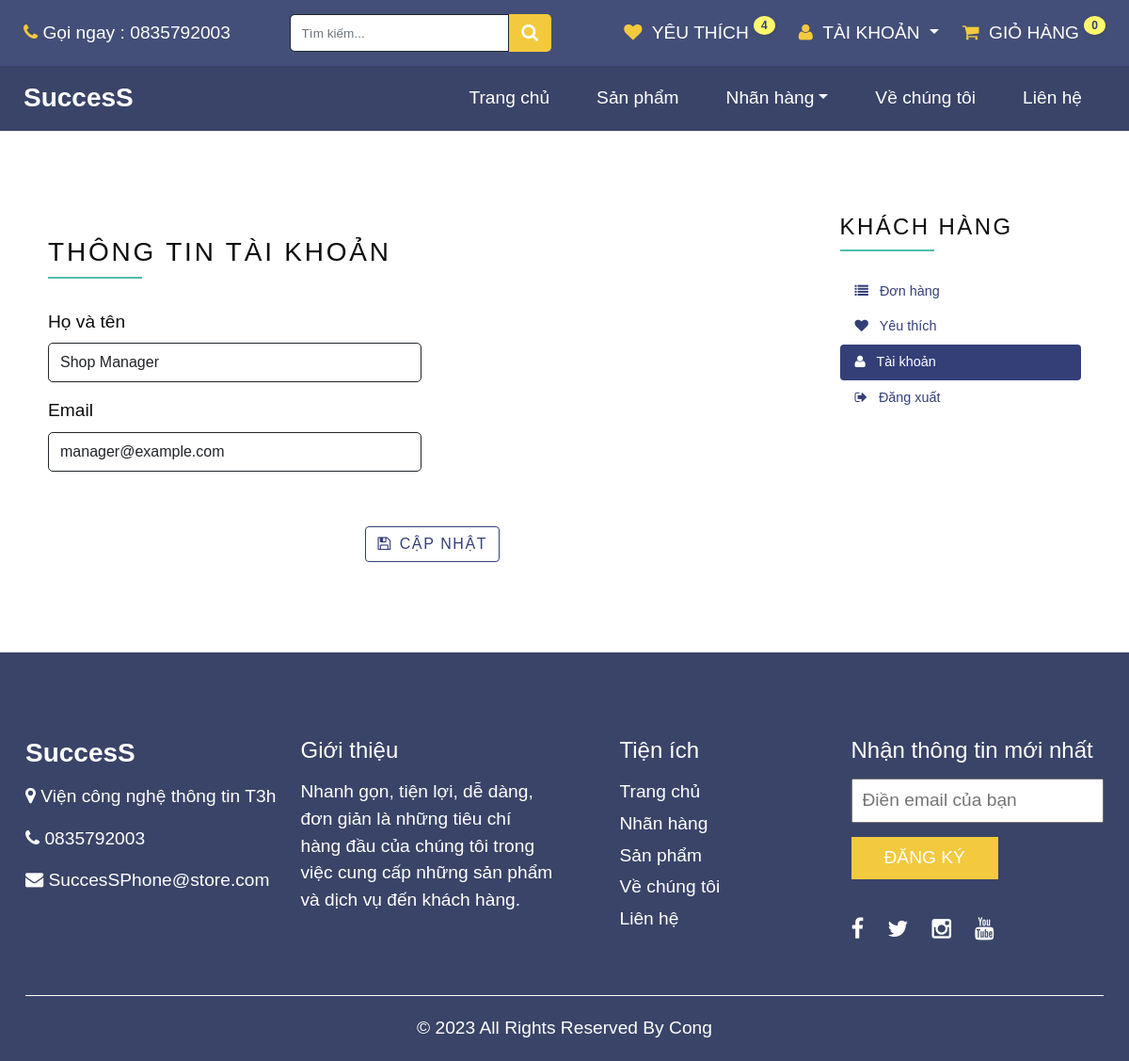
Screenshot of /accounts/profile/edit (signed in) with the database file from the repository.
### accounts/models.py (models this page shows, shortened)
class User(AbstractBaseUser):
    email = models.EmailField(max_length=100, unique=True)
    full_name = models.CharField(max_length=100)
    is_admin = models.BooleanField(default=False)
    is_active = models.BooleanField(default=True)
    likes = models.ManyToManyField(Product, blank=True, related_name='likes')
    is_manager = models.BooleanField(default=False)
    objects = UserManager()
    USERNAME_FIELD = 'email'
    REQUIRED_FIELDS = ['full_name']
    def get_likes_count(self):
        return self.likes.count()

### accounts/views.py (the view)
# urls.py: path('profile/edit', views.edit_profile, name='edit_profile'),
def edit_profile(request):
    form = EditProfileForm(request.POST, instance=request.user)
    if form.is_valid():
        form.save()
        messages.success(request, 'Your profile has been updated', 'success')
        return redirect('accounts:edit_profile')
    else:
        form = EditProfileForm(instance=request.user)
    context = {'title':'Edit Profile', 'form':form}
    return render(request, 'edit_profile.html', context)

### accounts/forms.py
class EditProfileForm(forms.ModelForm):
    class Meta:
        model = User
        fields = ['full_name', 'email']
    def __init__(self, *args, **kwargs):
        super(EditProfileForm, self).__init__(*args, **kwargs)
        self.fields['full_name'].widget.attrs['class'] = 'form-control'
        self.fields['email'].widget.attrs['class'] = 'form-control'

### cart/utils/cart.py (called while the page is built)
    def __iter__(self):
        product_ids = self.cart.keys()
        products = Product.objects.filter(id__in=product_ids)
        cart = self.cart.copy()
        for product in products:
            cart[str(product.id)]['product'] = product
        for item in cart.values():
            item['total_price'] = int(item['price']) * int(item['quantity'])
            yield item

    def add_cart_session(self):
        cart = self.session.get(CART_SESSION_ID)
        if not cart:
            cart = self.session[CART_SESSION_ID] = {}
        return cart

### online_shop/context_processors.py (called while the page is built)
def return_cart(request):
    cart = len(list(Cart(request)))
    return {'cart_count': cart}

def return_categories(request):
    categories = Category.objects.all()
    return {'categories': categories}

### shop/models.py (called while the page is built)
    def __str__(self):
        return self.title

### accounts/templates/edit_profile.html (shortened to what this page needs)
{% extends "base.html" %}
{% load crispy_forms_tags %}
{% block content %}
<section class="py-5">
    <div class="container py-4">
      <div class="row gy-5">
        <div class="col-lg-9">
            <form class="py-4" method="POST">
                <div class="row">
                    <div class="col-12 mb-4">
                        <h3 class="text-uppercase lined">Thông tin tài khoản</h3>
                    </div>
                    <div class="col-md-6 mb-3">
                        <label class="form-label" for="fullname">Họ và tên</label>
                        {{ form.full_name }}
                    </div>
                </div>
                <div class="row">
                    <div class="col-md-6 mb-3">
                        <label class="form-label" for="email_account">Email</label>
                        {{ form.email }}
                    </div>
                    <div class="col-lg-12 text-center" style="margin-top: 5%">
                        <button class="btn btn-outline-primary" type="submit"> <i class="fa fa-save me-2"></i>Cập nhật</button>
                    </div>
                </div>
            </form>
        </div>
        <div class="col-lg-3">
            <h3 class="h4 text-uppercase lined mb-4">Khách hàng</h3>
            <nav class="nav flex-column nav-pills">
                <a class="nav-link text-sm " href="{% url "orders:user_orders" %}">
                    <i class="me-2 fa fa-list"></i>
                    <span>Đơn hàng</span>
                </a>
                <a class="nav-link text-sm" href="{% url "shop:favorites" %}">
                    <i class="me-2 fa fa-heart"></i>
                    <span>Yêu thích</span>
                </a>
                <a class="nav-link text-sm active" href="{% url "accounts:edit_profile" %}">
                    <i class="me-2 fa fa-user"></i>
                    <span>Tài khoản</span>
                </a>
                <a class="nav-link text-sm" href="{% url "accounts:user_logout" %}">
                    <i class="me-2 fa fa-sign-out"></i>
                    <span>Đăng xuất</span>
                </a>
            </nav>
        </div>
    </div>
</div>
</section>
{% endblock %}

### shop/templates/base.html (shortened to what this page needs)
{% load static %}
<!DOCTYPE html>
<html>
<head>
  <link rel="stylesheet" type="text/css" href="{% static 'css/bootstrap.css' %}" />
  <link rel="stylesheet" href="{% static 'css/font-awesome.min.css' %}"  />
  <link rel="stylesheet" href="{% static 'css/style.css' %}" />
  <link rel="stylesheet" href="{% static 'css/responsive.css' %}" />
</head>
<body>
  <div class="hero_area">
    <header class="header_section">
      <div class="header_top">
        <div class="container-fluid">
          <div class="top_nav_container">
            <div class="contact_nav">
              <a href="">
                <i class="fa fa-phone" aria-hidden="true"></i>
                <span>
                  Gọi ngay : 0835792003
                </span>
              </a>
            </div>
            <form class="search_form" action="{% url 'shop:search' %}">
              <input name="q" type="search" class="form-control form-control-dark" placeholder="Tìm kiếm..." aria-label="Search">
              <button class="" type="submit">
                <i class="fa fa-search" aria-hidden="true"></i>
              </button>
            </form>
            <div class="user_option_box">
              <a href="{% url 'shop:favorites' %}">
                <i class="fa fa-heart" aria-hidden="true"></i>
                <span>
                  Yêu thích
                </span>
                  {% if request.user.is_authenticated %}
                <div class="pop_up">
                  {{ request.user.get_likes_count}}
                </div>
              {% endif %}
              </a>
              <div class="dropdown text-end">
                <a href="#" class="dropdown-toggle" id="dropdownUser1" type="button" data-bs-toggle="dropdown" aria-haspopup="true"
                aria-expanded="true">
                  <i class="fa fa-user" aria-hidden="true"></i>
                  <span class="caret">
                  Tài Khoản
                  </span>
                </a>
                {% if request.user.is_authenticated %}
              </div>
              {% else %}
                <li><a href="{% url 'accounts:user_login' %}" class="dropdown-item">Đăng nhập</a></li>
                <li><a href="{% url 'accounts:user_register' %}" class="dropdown-item">Đăng ký</a></li>
              </div>
              {% endif %}
              <a href="{% url 'cart:show_cart' %}" class="cart-link">
                <i class="fa fa-shopping-cart" aria-hidden="true"></i>
                <span>
                  Giỏ hàng
                </span>
                {% if request.user.is_authenticated %}
                <div class="pop_up">
                  {{ cart_count }}
                </div>
              {% endif %}
              </a>
            </div>
          </div>
        </div>
      </div>
      <div class="header_bottom">
        <div class="container-fluid">
          <div class="navbar custom_nav-container navbar-expand-lg">
            <a class="navbar-brand" href="{% url 'shop:home_page' %}">
              <span>
                SuccesS
              </span>
            </a>
            <div class="collapse navbar-collapse" id="navbarSupportedContent">
              <ul class="navbar-nav">
                <li class="nav-item">
                  <a class="nav-link" href="{% url 'shop:home_page' %}">Trang chủ
                  </a>
                </li>
                <li class="nav-item">
                  <a class="nav-link" href="{% url 'shop:product' %}">Sản phẩm</a>
                </li>
                <li class="nav-item dropdown category_dropdown"><a class="nav-link dropdown-toggle" id="contactMegamenu" href="#" role="button" data-bs-toggle="dropdown" aria-expanded="false">Nhãn hàng</a>
                </li>
                <li class="nav-item">
                  <a class="nav-link" href="{% url 'shop:about_us' %}">Về chúng tôi</a>
                </li>
                <li class="nav-item">
                  <a class="nav-link" href="{% url 'shop:contact' %}">Liên hệ</a>
                </li>
              </ul>
            </div>
          </div>
        </div>
      </div>
    </header>
  <main class="container">
    <div class="row mt-3">
      {% block content %}{% endblock %}
    </div>
  </main>
<section class="info_section ">
  <div class="container">
    <div class="row">
      <div class="col-md-3">
        <div class="info_contact">
          <h5>
            <a href="" class="navbar-brand">
              <span>
                SuccesS
              </span>
            </a>
          </h5>
          <p>
            <i class="fa fa-map-marker" aria-hidden="true"></i>
            Viện công nghệ thông tin T3h
          </p>
          <p>
            <i class="fa fa-phone" aria-hidden="true"></i>
            0835792003
          </p>
          <p>
            <i class="fa fa-envelope" aria-hidden="true"></i>
            SuccesSPhone@store.com
          </p>
        </div>
      </div>
      <div class="col-md-3">
        <div class="info_info">
          <h5>
            Giới thiệu
          </h5>
          <p>
            Nhanh gọn, tiện lợi, dễ dàng, đơn giản là những tiêu chí hàng đầu của chúng tôi trong việc cung cấp những sản phẩm và dịch vụ đến
            khách hàng.
          </p>
        </div>
      </div>
      <div class="col-md-3" style="padding-left: 5%">
        <div class="info_links">
          <h5>
            Tiện ích
          </h5>
          <ul>
            <li>
              <a href="{% url 'shop:home_page' %}">
                Trang chủ
              </a>
            </li>
            <li>
              <a href="">
                Nhãn hàng
              </a>
            </li>
            <li>
              <a href="{% url 'shop:product' %}">
                Sản phẩm
              </a>
            </li>
            <li>
              <a href="{% url 'shop:about_us' %}">
                Về chúng tôi
              </a>
            </li>
            <li>
              <a href="{% url 'shop:contact' %}">
                Liên hệ
              </a>
            </li>
          </ul>
        </div>
      </div>
      <div class="col-md-3">
        <div class="info_form ">
          <h5>
            Nhận thông tin mới nhất
          </h5>
          <form action="">
            <input type="email" placeholder="Điền email của bạn">
            <button>
              Đăng ký
            </button>
          </form>
          <div class="social_box">
            <a href="">
              <i class="fa fa-facebook" aria-hidden="true"></i>
            </a>
            <a href="">
              <i class="fa fa-twitter" aria-hidden="true"></i>
            </a>
            <a href="">
              <i class="fa fa-instagram" aria-hidden="true"></i>
            </a>
            <a href="">
              <i class="fa fa-youtube" aria-hidden="true"></i>
            </a>
          </div>
        </div>
      </div>
    </div>
  </div>
  </section>
  <footer class="footer_section">
    <div class="container">
      <p>
        &copy; <span id="displayYear"></span> All Rights Reserved By Cong
      </p>
    </div>
  </footer>
</body>
</html>

### static/css/style.css (style rules this page uses)
body { font-family: 'Poppins', sans-serif; color: #0c0c0c; background-color: #ffffff; overflow-x: hidden; }
a, a:hover, a:focus { text-decoration: none; }
.btn, .btn:focus { outline: none !important; -webkit-box-shadow: none; box-shadow: none; }
.hero_area { position: relative; min-height: 100vh; display: -webkit-box; display: -ms-flexbox; display: flex; -webkit-box-orient: vertical; -webkit-box-direction: normal; -ms-flex-direction: column; flex-direction: column; }
.header_section { background-color: #3a4468; }
.header_section .container-fluid { padding-right: 25px; padding-left: 25px; }
.header_section .header_top { padding: 15px 0; background-color: #434f78; }
.header_section .header_bottom { padding: 10px 0; }
.top_nav_container { display: -webkit-box; display: -ms-flexbox; display: flex; -webkit-box-pack: justify; -ms-flex-pack: justify; justify-content: space-between; -webkit-box-align: center; -ms-flex-align: center; align-items: center; }
.contact_nav { display: -webkit-box; display: -ms-flexbox; display: flex; }
.contact_nav a { color: #ffffff; margin-right: 10px; }
.contact_nav a i { color: #f3c93e; }
.search_form { display: -webkit-box; display: -ms-flexbox; display: flex; margin: 0 15px; }
.search_form .form-control { border-radius: 5px 0 0 5px; height: 40px; width: auto; min-width: unset; }
.search_form button { width: 45px; min-width: 45px; height: 40px; padding: 0; border: none; outline: none; color: #ffffff; background-color: #f3c93e; border-radius: 0 5px 5px 0; }
.user_option_box { display: -webkit-box; display: -ms-flexbox; display: flex; -webkit-box-align: center; -ms-flex-align: center; align-items: center; }
.user_option_box a { color: #ffffff; margin-left: 25px; text-transform: uppercase; }
.user_option_box a i { color: #f3c93e; }
.user_option_box a span { margin-left: 5px; }
.category_dropdown a { color: #ffffff; }
.navbar-brand { padding: 0; margin: 0; color: #000000; font-weight: bold; font-size: 28px; font-weight: bold; }
.navbar-brand span { color: #ffffff; }
.custom_nav-container { padding: 0; }
.custom_nav-container .navbar-nav { margin-left: auto; }
.custom_nav-container .navbar-nav .nav-item .nav-link { padding: 10px 25px; color: #ffffff; text-align: center; }
.info_section { background-color: #3a4468; color: #ffffff; padding: 90px 0 45px 0; }
.info_section h5 { margin-bottom: 15px; font-size: 24px; }
.info_section .info_links ul { padding: 0; }
.info_section .info_links ul li { list-style-type: none; }
.info_section .info_links ul li a { display: inline-block; color: #ffffff; margin-bottom: 5px; }
.info_section .info_form form input { outline: none; width: 100%; padding: 7px 10px; }
.info_section .info_form form button { padding: 8px 35px; outline: none; border: none; color: #ffffff; background: #f3c93e; margin-top: 15px; text-transform: uppercase; }
.info_section .info_form .social_box { margin-top: 35px; width: 100%; display: -webkit-box; display: -ms-flexbox; display: flex; }
.info_section .info_form .social_box a { margin-right: 25px; color: #ffffff; font-size: 24px; }
.footer_section { position: relative; background-color: #3a4468; text-align: center; }
.footer_section p { border-top: 1px solid #ffffff; color: #ffffff; padding: 20px 0; margin: 0; }
.pop_up { padding: 1px 8px 1px 8px; background-color: #fff86e; font-size: 12px; font-weight: 600; display: inline-block; position: relative; top: -10px; -moz-box-shadow: rgb(60 64 67 / 10%) 0px 1px 0px 0px, rgb(60 64 67 / 15%) 0px 2px 3px 2px; -webkit-box-shadow: rgb(60 64 67 / 10%) 0px 1px 0px 0px, rgb(60 64 67 / 15%) 0px 2px 3px 2px; box-shadow: rgb(60 64 67 / 10%) 0px 1px 0px 0px, rgb(60 64 67 / 15%) 0px 2px 3px 2px; color: #343F78; border-radius: 50%; }

### static/css/responsive.css (style rules this page uses)
@media (min-width: 1200px) { .container { max-width: 1170px; } }

### rows the page displays
User: user.get_likes_count "4", full_name "Shop Manager", email "manager@example.com"

### other values shown
{{ cart_count }} "0"
